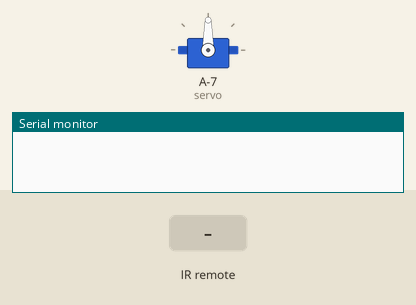
Simulated run of this sketch. Board: ATtiny85, built with avr-gcc and run on an emulated ATtiny85. Parts: servo, the last lines printed to the serial monitor. The inputs (shaded band) are chosen by the test bench.

Above: at 1.2 s.
1.3 s: infrared code 0xFF6897 received
At 2.3 s:
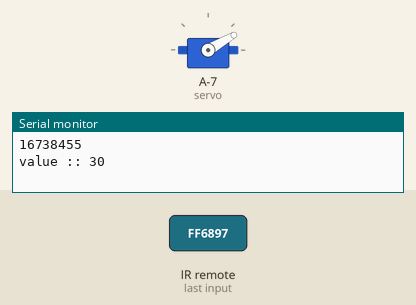
2.8 s: infrared code 0xFF18E7 received
At 3.4 s:
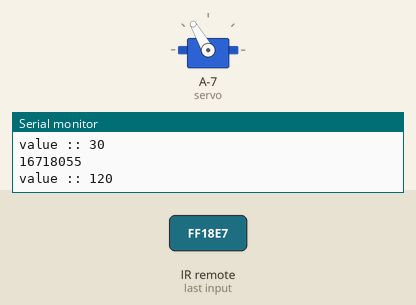
4.3 s: infrared code 0xFF30CF received
At 4.6 s:
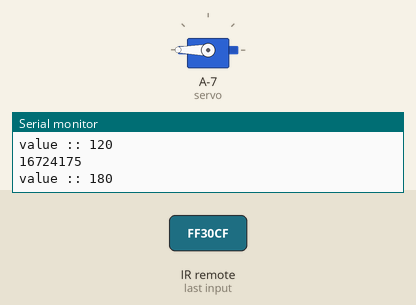
5.8 s: infrared code 0xFF38C7 received
At 6.9 s:
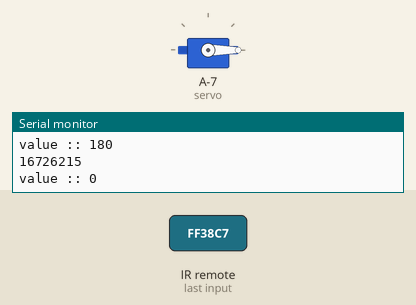
7.3 s: infrared code 0xFF30CF received
At 8.1 s:
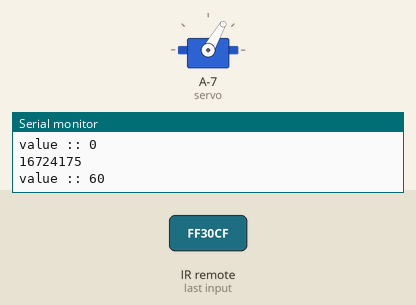
8.8 s: infrared code 0xFF7A85 received
At 9.2 s:
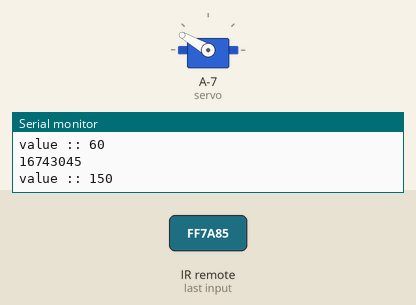
Timing chart, 0 to 11.3 s (numbered marks = the images above; inputs shaded):
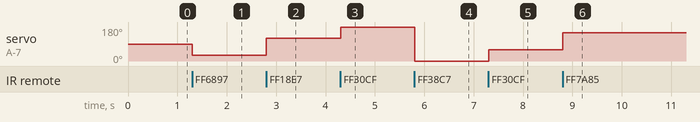

Measured:
- after the input at 1.3 s, servo on A-7 (servo): 90° → 30° at once
- after the input at 2.8 s, servo on A-7 (servo): 30° → 120° at once
- after the input at 4.3 s, servo on A-7 (servo): 120° → 180° at once
- after the input at 5.8 s, servo on A-7 (servo): 180° → 0° at once
- after the input at 7.3 s, servo on A-7 (servo): 0° → 60° at once
- after the input at 8.8 s, servo on A-7 (servo): 60° → 150° at once

The sketch:

ex15_IRSeonsor.ino
```cpp
#include <IRremote.h>   // IRremote.h 라이브러리 활용
#include <Servo.h>      // Servo.h 라이브러리 활용

// LCD 선언
//#define LED1 7
//#define LED2 6

// 적외선 센서 선언
IRrecv irrecv(9);       // 적외선 센서 핀 D9에 연결
decode_results results; // 적외선 수신번호를 저장

// 16738455, 0 / 16724175, 1 / 16718055, 2 / 16743045, 3 / 16716015, 4 / 16726215, 5
// 16734885, 6 / 16728765, 7 / 16730805, 8 / 16732845, 9 / 16750695, 100+  / 16756815, 200+
// 16769055, - / 16754775, + / 16748655, EQ / 16720605, << / 16712445, >>
// 16761405 <> / 16753245, ch- / 16736925, ch / 16769565, ch+

// 서브모터 선언
Servo servo;    // 서브모터 객체
int value = 0;

void setup() {
  Serial.begin(9600);
  //pinMode(LED1, OUTPUT);
  //pinMode(LED2, OUTPUT);
  servo.attach(7);
  irrecv.enableIRIn();  // 적외선 센서 활성화
}

void loop() {
  if(irrecv.decode(&results)){  // 적외선 신호를 받았다면
    Serial.println(results.value); // 적외선 신호값 출력

    // 버튼을 통한 LCD 활용
    /*
    if(results.value == 16738455){  // 0
      digitalWrite(LED1, HIGH);
    }

    if(results.value == 16724175){  // 1
      digitalWrite(LED2, HIGH);
    }
    */

    // 서브모터 작동 활용
    if(results.value == 16738455) { // 0
      value += 30;
    }

    if(results.value == 16724175) { // 1
      value += 60;
    }

    if(results.value == 16718055) { // 2
      value += 90;
    }

    if(results.value == 16743045) { // 3
      value += 90;
    }

    if(results.value == 16716015) { // 4
      value += 180;
    }

    if(results.value == 16726215) { // 5
      value = 0;
    }

    Serial.print("value :: ");
    Serial.println(value);

    servo.write(value);

    irrecv.resume();  // 계속해서 다음 신호 받기

  }
}
```
